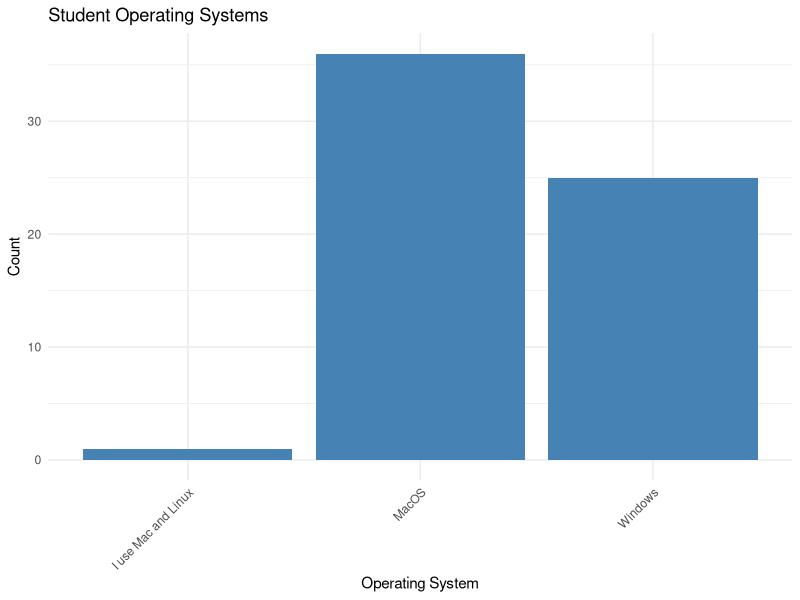
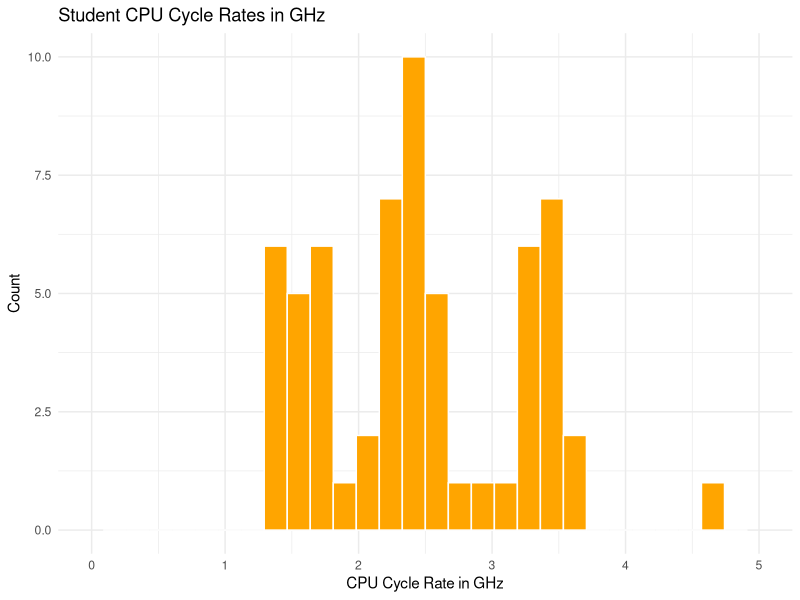
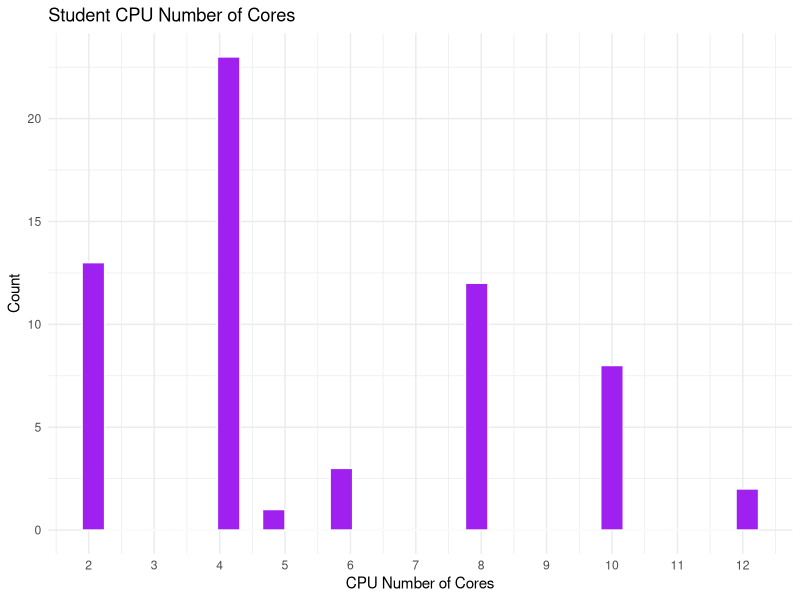
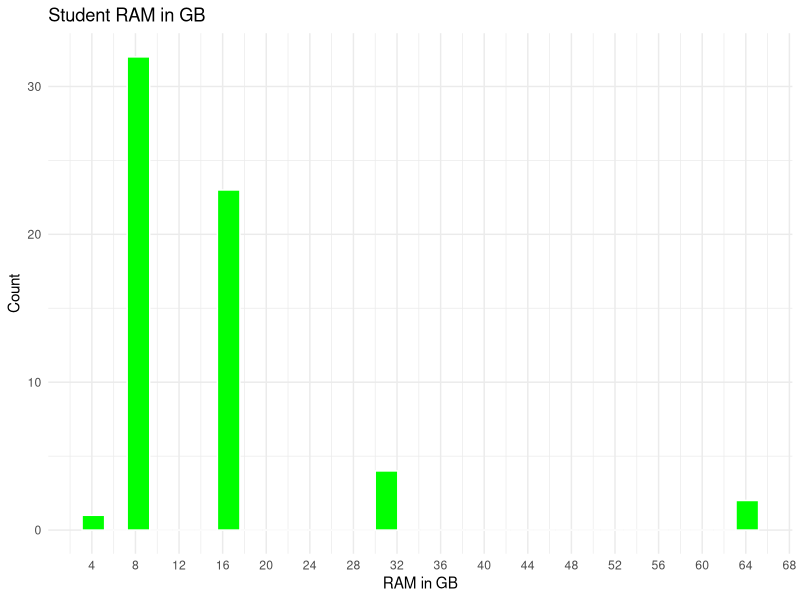
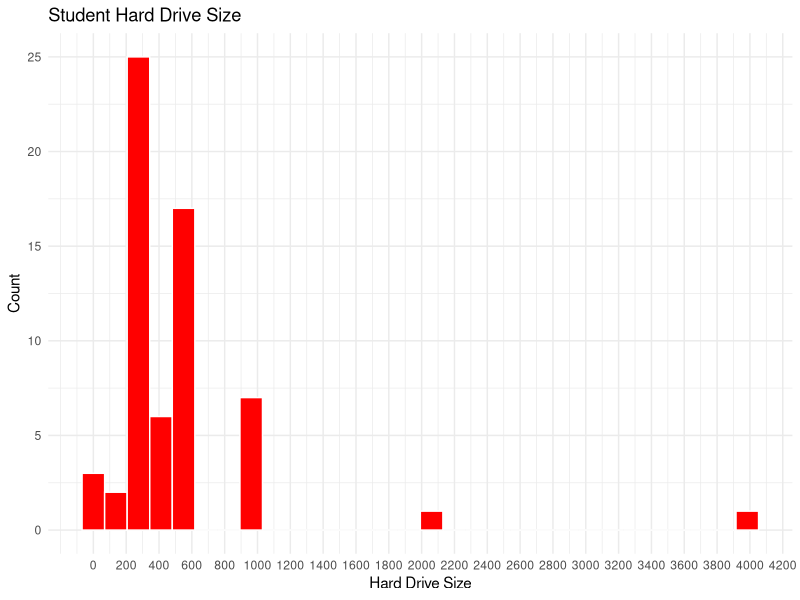
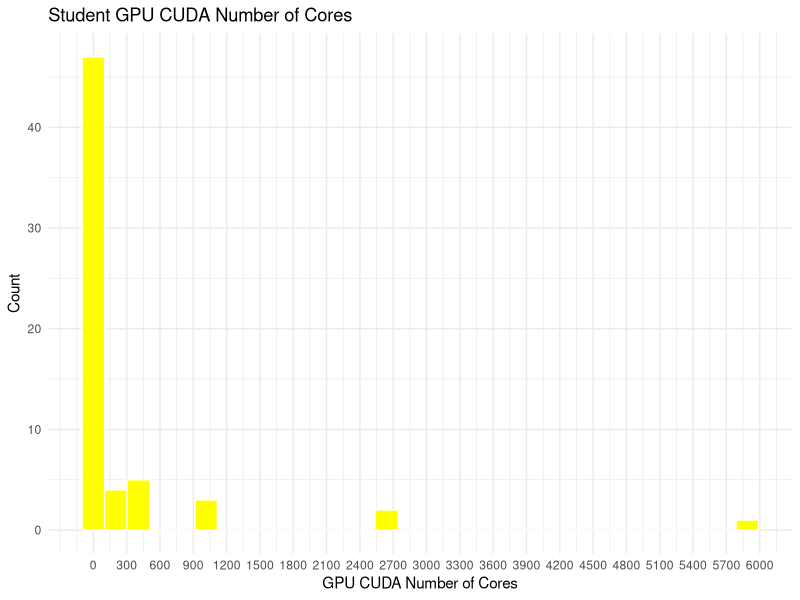

Reproduce these figures in R, in order.
# Call the installed packages.
library(tidyverse)
library(ggplot2)
# Read the file.
studentdat.df<-read.csv("2023-06-13-survey.csv")
# First Histogram: operating system
ggplot(studentdat.df, aes(x = Operating.System)) +
  geom_bar(fill = "steelblue") +
  theme_minimal() +
  labs(title = "Student Operating Systems",
       x = "Operating System",
       y = "Count") +
  theme(axis.text.x = element_text(angle = 45, hjust = 1))
# Second Histogram: CPU Cycle Rate
ggplot(studentdat.df, aes(x = CPU.Cycle.Rate..in.GHz.)) +
  geom_histogram(fill = "orange", color = "white") +
  xlim(0, 5) +
  theme_minimal() +
  labs(title = "Student CPU Cycle Rates in GHz",
       x = "CPU Cycle Rate in GHz",
       y = "Count")
#An outlier of 2133 was likely made in error and has been removed.
# Third Histogram: CPU Number of Cores
ggplot(studentdat.df, aes(x = CPU.Number.of.Cores..int.)) +
  geom_histogram(fill = "purple", color = "white") +
  scale_x_continuous(breaks = seq(0, 12, by = 1)) +
  theme_minimal() +
  labs(title = "Student CPU Number of Cores",
       x = "CPU Number of Cores",
       y = "Count")
# Fourth Histogram: Ram in GB
ggplot(studentdat.df, aes(x = RAM..in.GB.)) +
  geom_histogram(fill = "green", color = "white") +
  scale_x_continuous(breaks = seq(0, 70, by = 4)) +
  theme_minimal() +
  labs(title = "Student RAM in GB",
       x = "RAM in GB",
       y = "Count")
# Fifth Histogram: Hard Drive size in GB
ggplot(studentdat.df, aes(x = Hard.Drive.Size..in.GB.)) +
  geom_histogram(fill = "red", color = "white") +
  scale_x_continuous(breaks = seq(0, 4200, by = 200)) +
  theme_minimal() +
  labs(title = "Student Hard Drive Size",
       x = "Hard Drive Size",
       y = "Count")
# Sixth Histogram: GPU CUDA Number of Cores
ggplot(studentdat.df, aes(x = GPU.CUDA.Number.of.Cores..int.)) +
  geom_histogram(fill = "yellow", color = "white") +
  scale_x_continuous(breaks = seq(0, 6000, by = 300)) +
  theme_minimal() +
  labs(title = "Student GPU CUDA Number of Cores",
       x = "GPU CUDA Number of Cores",
       y = "Count")

